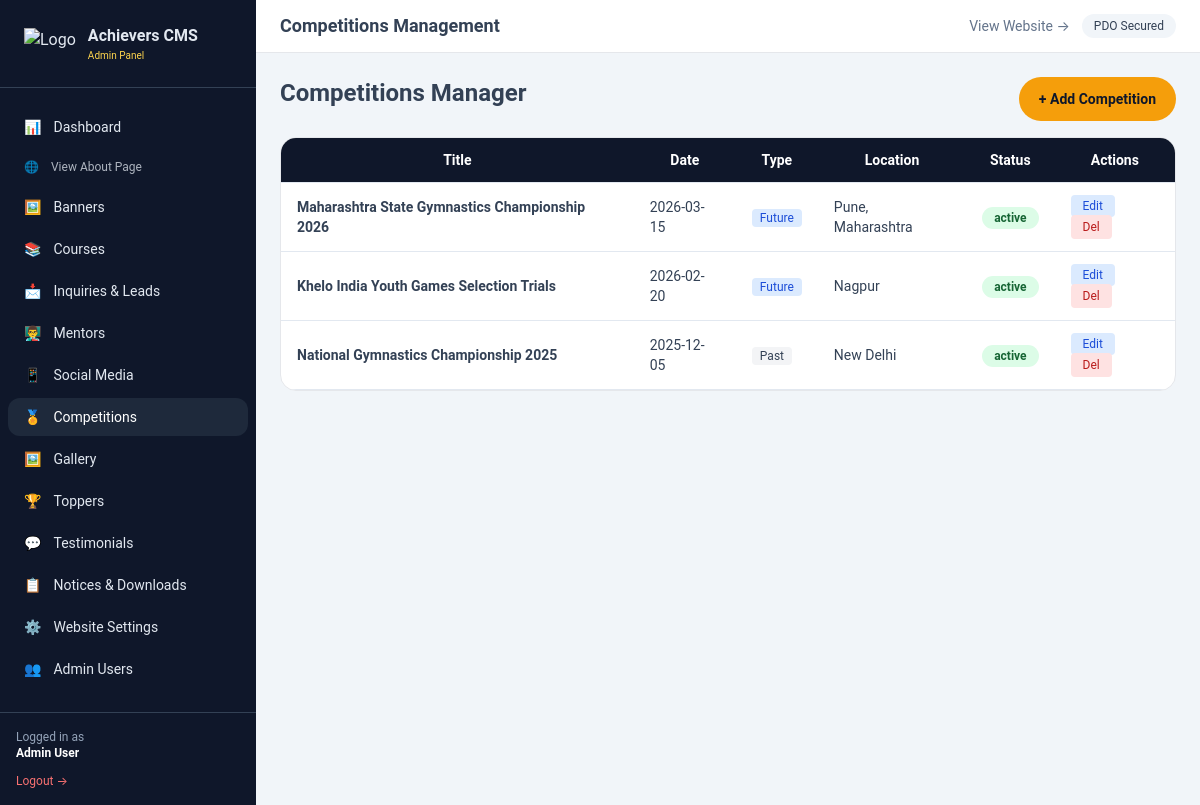
Page /admin/competitions.php (signed in) on the committed database.
### tables this page shows
CREATE TABLE competitions (
    id INT AUTO_INCREMENT PRIMARY KEY,
    title VARCHAR(255) NOT NULL,
    event_date DATE,
    type ENUM('future','past') DEFAULT 'future',
    location VARCHAR(150),
    description TEXT,
    how_to_apply TEXT,
    results TEXT,
    image VARCHAR(255),
    status ENUM('active','inactive') DEFAULT 'active',
    created_at TIMESTAMP DEFAULT CURRENT_TIMESTAMP
);

### includes/db.php (called while the page is built, shortened)
<?php
$host = 'localhost';
$dbname = 'achievers_cms';
$username = 'root';
$password = '';
try {
    $pdo = new PDO("mysql:host=$host;dbname=$dbname;charset=utf8mb4", $username, $password, [
        PDO::ATTR_ERRMODE => PDO::ERRMODE_EXCEPTION,
        PDO::ATTR_DEFAULT_FETCH_MODE => PDO::FETCH_ASSOC,
        PDO::ATTR_EMULATE_PREPARES => false,
    ]);
} catch (PDOException $e) {
    die("Database connection failed: " . $e->getMessage());
}
function db_query($sql, $params = []) {
    global $pdo;
    $stmt = $pdo->prepare($sql);
    $stmt->execute($params);
    return $stmt;
}
function db_get_all($sql, $params = []) {
    return db_query($sql, $params)->fetchAll();
}
?>

### admin/competitions.php (the view, shortened to what this page needs)
<?php
require_once __DIR__ . '/includes/admin_header.php';
$comps = db_get_all("SELECT * FROM competitions ORDER BY event_date DESC");
?>
<div>
    <div class="flex justify-between mb-4">
        <h2 class="text-2xl font-bold">Competitions Manager</h2>
        <a href="?action=add" class="btn-accent px-5 py-2 text-sm">+ Add Competition</a>
    </div>
    <div class="bg-white border rounded-2xl overflow-hidden">
        <table class="admin-table w-full text-sm">
            <thead><tr><th>Title</th><th>Date</th><th>Type</th><th>Location</th><th>Status</th><th>Actions</th></tr></thead>
            <tbody>
                <?php foreach ($comps as $c): ?>
                <tr>
                    <td class="font-semibold"><?= htmlspecialchars($c['title']) ?></td>
                    <td><?= $c['event_date'] ?></td>
                    <td><span class="text-xs px-2 py-0.5 rounded <?= $c['type'] === 'future' ? 'bg-blue-100 text-blue-700' : 'bg-gray-100' ?>"><?= ucfirst($c['type']) ?></span></td>
                    <td><?= htmlspecialchars($c['location']) ?></td>
                    <td><?= get_status_badge($c['status']) ?></td>
                    <td>
                        <a href="?edit=<?= $c['id'] ?>" class="px-3 py-1 text-xs bg-blue-100 text-blue-700 rounded">Edit</a>
                        <form method="POST" class="inline" onsubmit="return confirm('Are you sure you want to delete this competition?')">
                            <button class="px-3 py-1 text-xs bg-red-100 text-red-700 rounded">Del</button>
                        </form>
                    </td>
                </tr>
                <?php endforeach; ?>
            </tbody>
        </table>
    </div>
</div>
<?php require_once __DIR__ . '/includes/admin_footer.php'; ?>

### includes/functions.php (shortened to what this page needs)
<?php
function get_status_badge($status) {
    $colors = [
        'active' => 'bg-green-100 text-green-800',
        'inactive' => 'bg-gray-100 text-gray-800',
        'Pending' => 'bg-yellow-100 text-yellow-800',
        'Contacted' => 'bg-blue-100 text-blue-800',
        'Enrolled' => 'bg-green-100 text-green-800',
        'Closed' => 'bg-gray-200 text-gray-700',
        'published' => 'bg-green-100 text-green-800',
        'unpublished' => 'bg-red-100 text-red-800',
    ];
    $class = $colors[$status] ?? 'bg-gray-100 text-gray-800';
    return "<span class='px-3 py-1 rounded-full text-xs font-semibold $class'>$status</span>";
}
?>

### assets/css/style.css (style rules this page uses)
:root { --primary: #0f172a; --accent: #f59e0b; --gold: #fbbf24; }
* { box-sizing: border-box; }
body { font-family: 'Poppins', 'Roboto', 'Open Sans', system-ui, -apple-system, BlinkMacSystemFont, "Segoe UI", sans-serif; line-height: 1.6; color: #334155; }
h1, h2, h3 { font-weight: 700; }
.btn-accent { background: #f59e0b; color: #0f172a; padding: 12px 26px; border-radius: 9999px; font-weight: 600; }
.admin-table th { background: #0f172a; color: white; font-weight: 600; }
.admin-table td, .admin-table th { padding: 12px 16px; border-bottom: 1px solid #e2e8f0; }
.nav-link, .btn-primary, .btn-accent { min-height: 44px; display: inline-flex; align-items: center; justify-content: center; }

### rows in the picture
competitions: title "Maharashtra State Gymnastics Championship 2026", event_date "2026-03-15", type "Future", location "Pune, Maharashtra", status "active"
competitions: title "Khelo India Youth Games Selection Trials", event_date "2026-02-20", type "Future", location "Nagpur", status "active"
competitions: title "National Gymnastics Championship 2025", event_date "2025-12-05", type "Past", location "New Delhi", status "active"

### other values in the picture
$admin_name "Admin User"
str_replace('.php', '', $current_page) "Competitions"
